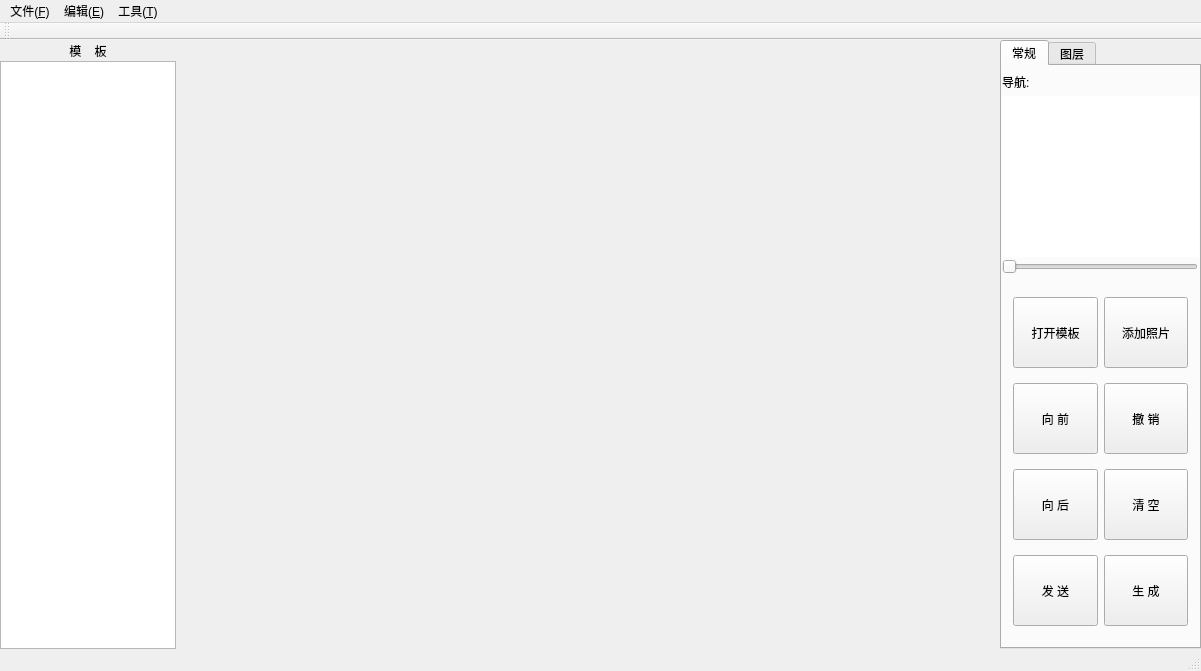
<?xml version="1.0" encoding="UTF-8"?>
<ui version="4.0">
 <class>MainWindow</class>
 <widget class="QMainWindow" name="MainWindow">
  <property name="geometry">
   <rect>
    <x>0</x>
    <y>0</y>
    <width>1201</width>
    <height>671</height>
   </rect>
  </property>
  <property name="windowTitle">
   <string>MainWindow</string>
  </property>
  <widget class="QWidget" name="centralWidget">
   <layout class="QGridLayout" name="gridLayout">
    <property name="margin">
     <number>0</number>
    </property>
    <property name="spacing">
     <number>0</number>
    </property>
    <item row="0" column="0">
     <widget class="QWidget" name="widgetLeft" native="true">
      <property name="minimumSize">
       <size>
        <width>176</width>
        <height>0</height>
       </size>
      </property>
      <property name="maximumSize">
       <size>
        <width>161</width>
        <height>16777215</height>
       </size>
      </property>
      <layout class="QGridLayout" name="gridLayout_2">
       <property name="margin">
        <number>0</number>
       </property>
       <property name="spacing">
        <number>0</number>
       </property>
       <item row="0" column="0">
        <widget class="QLabel" name="labelTemplate">
         <property name="minimumSize">
          <size>
           <width>176</width>
           <height>21</height>
          </size>
         </property>
         <property name="maximumSize">
          <size>
           <width>161</width>
           <height>21</height>
          </size>
         </property>
         <property name="styleSheet">
          <string notr="true">font: 11pt &quot;Microsoft YaHei UI&quot;;</string>
         </property>
         <property name="text">
          <string>模    板</string>
         </property>
         <property name="alignment">
          <set>Qt::AlignCenter</set>
         </property>
        </widget>
       </item>
       <item row="1" column="0">
        <widget class="ListWidget" name="listWidgetTemplate">
         <property name="minimumSize">
          <size>
           <width>176</width>
           <height>0</height>
          </size>
         </property>
         <property name="maximumSize">
          <size>
           <width>161</width>
           <height>16777215</height>
          </size>
         </property>
        </widget>
       </item>
      </layout>
     </widget>
    </item>
    <item row="0" column="1">
     <widget class="WidgetShowScene" name="widgetShowScene" native="true">
      <property name="minimumSize">
       <size>
        <width>815</width>
        <height>0</height>
       </size>
      </property>
      <property name="acceptDrops">
       <bool>true</bool>
      </property>
      <property name="styleSheet">
       <string notr="true"/>
      </property>
     </widget>
    </item>
    <item row="0" column="2">
     <widget class="QTabWidget" name="tabWidget">
      <property name="minimumSize">
       <size>
        <width>201</width>
        <height>0</height>
       </size>
      </property>
      <property name="maximumSize">
       <size>
        <width>201</width>
        <height>16777215</height>
       </size>
      </property>
      <property name="currentIndex">
       <number>0</number>
      </property>
      <widget class="QWidget" name="tab">
       <attribute name="title">
        <string>常规</string>
       </attribute>
       <layout class="QGridLayout" name="gridLayout_5">
        <property name="margin">
         <number>0</number>
        </property>
        <property name="spacing">
         <number>0</number>
        </property>
        <item row="0" column="0">
         <widget class="QWidget" name="widgetNavigation" native="true">
          <property name="maximumSize">
           <size>
            <width>201</width>
            <height>211</height>
           </size>
          </property>
          <widget class="QWidget" name="widgetMap" native="true">
           <property name="geometry">
            <rect>
             <x>-4</x>
             <y>30</y>
             <width>201</width>
             <height>161</height>
            </rect>
           </property>
           <property name="minimumSize">
            <size>
             <width>181</width>
             <height>141</height>
            </size>
           </property>
           <property name="maximumSize">
            <size>
             <width>300</width>
             <height>200</height>
            </size>
           </property>
           <property name="styleSheet">
            <string notr="true">background-color: rgb(255, 255, 255);</string>
           </property>
          </widget>
          <widget class="QLabel" name="labelNavigation">
           <property name="geometry">
            <rect>
             <x>0</x>
             <y>0</y>
             <width>121</width>
             <height>31</height>
            </rect>
           </property>
           <property name="maximumSize">
            <size>
             <width>16777215</width>
             <height>31</height>
            </size>
           </property>
           <property name="text">
            <string>导航:</string>
           </property>
          </widget>
          <widget class="QSlider" name="horizontalSliderMap">
           <property name="geometry">
            <rect>
             <x>0</x>
             <y>190</y>
             <width>196</width>
             <height>21</height>
            </rect>
           </property>
           <property name="orientation">
            <enum>Qt::Horizontal</enum>
           </property>
          </widget>
         </widget>
        </item>
        <item row="1" column="0">
         <widget class="QWidget" name="widgetOperator" native="true">
          <layout class="QGridLayout" name="gridLayout_4">
           <item row="0" column="0">
            <widget class="QPushButton" name="pushButtonOpenTemplate">
             <property name="minimumSize">
              <size>
               <width>71</width>
               <height>71</height>
              </size>
             </property>
             <property name="text">
              <string>打开模板</string>
             </property>
            </widget>
           </item>
           <item row="0" column="1">
            <widget class="QPushButton" name="pushButtonAddPhoto">
             <property name="minimumSize">
              <size>
               <width>71</width>
               <height>71</height>
              </size>
             </property>
             <property name="text">
              <string>添加照片</string>
             </property>
            </widget>
           </item>
           <item row="1" column="0">
            <widget class="QPushButton" name="pushButtonForward">
             <property name="minimumSize">
              <size>
               <width>71</width>
               <height>71</height>
              </size>
             </property>
             <property name="text">
              <string>向 前</string>
             </property>
            </widget>
           </item>
           <item row="1" column="1">
            <widget class="QPushButton" name="pushButtonUndo">
             <property name="minimumSize">
              <size>
               <width>71</width>
               <height>71</height>
              </size>
             </property>
             <property name="text">
              <string>撤 销</string>
             </property>
            </widget>
           </item>
           <item row="2" column="0">
            <widget class="QPushButton" name="pushButtonBackward">
             <property name="minimumSize">
              <size>
               <width>71</width>
               <height>71</height>
              </size>
             </property>
             <property name="text">
              <string>向 后</string>
             </property>
            </widget>
           </item>
           <item row="2" column="1">
            <widget class="QPushButton" name="pushButtonClear">
             <property name="minimumSize">
              <size>
               <width>71</width>
               <height>71</height>
              </size>
             </property>
             <property name="text">
              <string>清 空</string>
             </property>
            </widget>
           </item>
           <item row="3" column="1">
            <widget class="QPushButton" name="pushButtonBuild">
             <property name="minimumSize">
              <size>
               <width>71</width>
               <height>71</height>
              </size>
             </property>
             <property name="text">
              <string>生 成</string>
             </property>
            </widget>
           </item>
           <item row="3" column="0">
            <widget class="QPushButton" name="pushButtonSend">
             <property name="minimumSize">
              <size>
               <width>0</width>
               <height>71</height>
              </size>
             </property>
             <property name="text">
              <string>发 送</string>
             </property>
            </widget>
           </item>
          </layout>
         </widget>
        </item>
       </layout>
      </widget>
      <widget class="QWidget" name="tab_2">
       <attribute name="title">
        <string>图层</string>
       </attribute>
       <layout class="QGridLayout" name="gridLayout_3">
        <item row="0" column="0">
         <widget class="ListWidgetLayout" name="listWidgetLayer"/>
        </item>
        <item row="1" column="0">
         <widget class="QSlider" name="horizontalSlider">
          <property name="maximumSize">
           <size>
            <width>16777215</width>
            <height>21</height>
           </size>
          </property>
          <property name="orientation">
           <enum>Qt::Horizontal</enum>
          </property>
         </widget>
        </item>
       </layout>
      </widget>
     </widget>
    </item>
   </layout>
  </widget>
  <widget class="QMenuBar" name="menuBar">
   <property name="geometry">
    <rect>
     <x>0</x>
     <y>0</y>
     <width>1201</width>
     <height>20</height>
    </rect>
   </property>
   <widget class="QMenu" name="menu">
    <property name="title">
     <string>文件(&amp;F)</string>
    </property>
    <addaction name="separator"/>
    <addaction name="action_O"/>
    <addaction name="action_I"/>
    <addaction name="action_S"/>
   </widget>
   <widget class="QMenu" name="menu_Edit">
    <property name="title">
     <string>编辑(&amp;E)</string>
    </property>
    <addaction name="action_Clear"/>
    <addaction name="action_forward"/>
    <addaction name="action_backward"/>
   </widget>
   <widget class="QMenu" name="menu_Tool">
    <property name="title">
     <string>工具(&amp;T)</string>
    </property>
    <addaction name="action_SendPhoto"/>
   </widget>
   <addaction name="menu"/>
   <addaction name="menu_Edit"/>
   <addaction name="menu_Tool"/>
  </widget>
  <widget class="QToolBar" name="mainToolBar">
   <attribute name="toolBarArea">
    <enum>TopToolBarArea</enum>
   </attribute>
   <attribute name="toolBarBreak">
    <bool>false</bool>
   </attribute>
  </widget>
  <widget class="QStatusBar" name="statusBar"/>
  <action name="action_O">
   <property name="text">
    <string>打开模板</string>
   </property>
   <property name="shortcut">
    <string>Ctrl+O</string>
   </property>
  </action>
  <action name="action_S">
   <property name="text">
    <string>保存</string>
   </property>
   <property name="shortcut">
    <string>Ctrl+S</string>
   </property>
  </action>
  <action name="action_I">
   <property name="text">
    <string>添加照片</string>
   </property>
   <property name="shortcut">
    <string>Ctrl+I</string>
   </property>
  </action>
  <action name="action_JPG">
   <property name="text">
    <string>生成JPG</string>
   </property>
  </action>
  <action name="action_Clear">
   <property name="text">
    <string>清理画布</string>
   </property>
  </action>
  <action name="action_undo">
   <property name="text">
    <string>撤销</string>
   </property>
   <property name="shortcut">
    <string>Ctrl+Z</string>
   </property>
  </action>
  <action name="action_SendPhoto">
   <property name="text">
    <string>发送图片</string>
   </property>
   <property name="shortcut">
    <string>Ctrl+P</string>
   </property>
  </action>
  <action name="action_forward">
   <property name="text">
    <string>前移</string>
   </property>
  </action>
  <action name="action_backward">
   <property name="text">
    <string>后移</string>
   </property>
  </action>
 </widget>
 <layoutdefault spacing="6" margin="11"/>
 <customwidgets>
  <customwidget>
   <class>ListWidget</class>
   <extends>QListWidget</extends>
   <header>ListWidget.h</header>
  </customwidget>
  <customwidget>
   <class>WidgetShowScene</class>
   <extends>QWidget</extends>
   <header>widgetshowscene.h</header>
   <container>1</container>
  </customwidget>
  <customwidget>
   <class>ListWidgetLayout</class>
   <extends>QListWidget</extends>
   <header>ListWidgetLayout.h</header>
  </customwidget>
 </customwidgets>
 <resources/>
 <connections/>
</ui>
